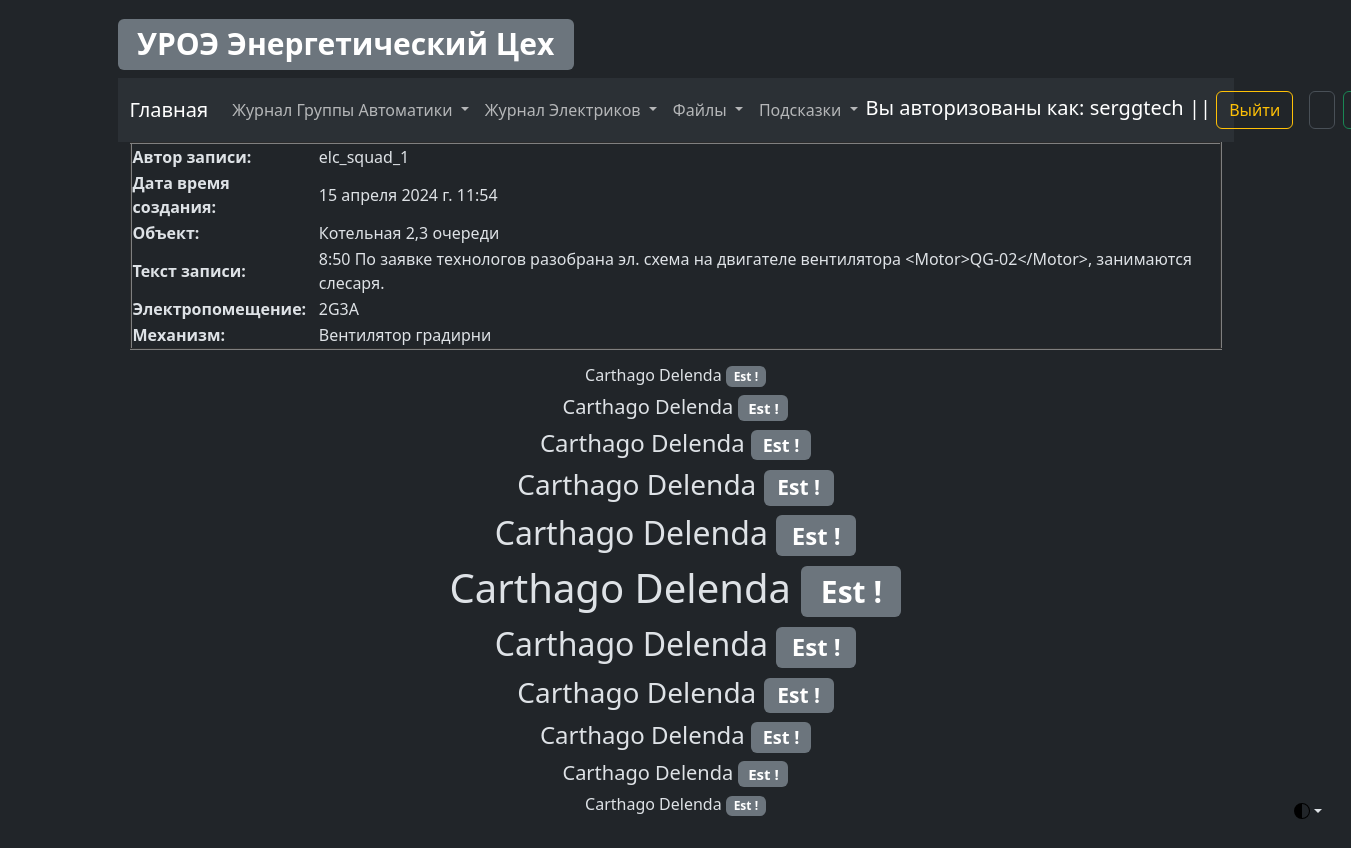
The app's page /elc/elc_log_view/details/log/28 (signed in) with its own data.
### elc/models.py (models this page shows, shortened)
class ElcLog(models.Model):
    record_text_title = models.CharField(
        verbose_name="Заголовок записи", max_length=100
    )
    record_text_full = models.TextField(verbose_name="Текст записи", max_length=9999)
    record_author = models.CharField(verbose_name="Автор записи", max_length=100)
    record_data_create = models.DateTimeField(
        verbose_name="Дата создания записи", auto_now_add=True, editable=False
    )
    record_data_update = models.DateTimeField(
        verbose_name="Дата редактирования записи", auto_now=True, editable=False
    )
    record_object = models.ForeignKey(
        EncObject,
        related_name="elc_log_object",
        on_delete=models.CASCADE,
        blank=True,
        verbose_name="Объект",
    )
    record_electrical_room = models.ForeignKey(
        EncElectricalRoom,
        related_name="elc_log_electrical_room",
        on_delete=models.CASCADE,
        blank=True,
        verbose_name="Электропомещение",
    )
    record_mechanism = models.ForeignKey(
        EncMechanism,
        related_name="elc_log_mechanism",
        on_delete=models.CASCADE,
        blank=True,
        verbose_name="Механизм",
    )
    class Meta:
        verbose_name = "Запись Элекриков"
        verbose_name_plural = "Записи Элекриков"

### Enc_object/models.py (models this page shows, shortened)
class EncObject(models.Model):
    title = models.CharField(verbose_name="Объект", max_length=100)
    title_description = models.CharField(
        verbose_name="Описание объекта", max_length=100
    )
    slug = models.SlugField(max_length=50, unique=True)
    def __str__(self):
        return f"{self.title}"
    class Meta:
        verbose_name = "Объект"
        verbose_name_plural = "Объекты"

class EncElectricalRoom(models.Model):
    title = models.CharField(verbose_name="Электропомещение", max_length=100)
    title_description = models.CharField(
        verbose_name="Описание Электропомещения", max_length=100
    )
    slug = models.SlugField(max_length=50, unique=True)
    def __str__(self):
        return f"{self.title}"
    class Meta:
        verbose_name = "Электропомещение"
        verbose_name_plural = "Электропомещения"

class EncMechanism(models.Model):
    title = models.CharField(verbose_name="Механизм", max_length=100)
    title_description = models.CharField(
        verbose_name="Описание механизма", max_length=100
    )
    slug = models.SlugField(max_length=50, unique=True)
    def __str__(self):
        return f"{self.title}"
    class Meta:
        verbose_name = "Механизм"
        verbose_name_plural = "Механизмы"

### elc/views.py (the view)
class ElcLogLogViewDetails(DetailView):
    model = ElcLog
    context_object_name = "log_view_details"

### elc/templates/elc/elclog_detail.html (shortened to what this page needs)
{% extends 'template_0.html' %}
{% block ElcLogViewDetails %}
<table align="center" border="2px" width="100%">
    <tr>
        <th>Автор записи:</th>
        <td>{{ log_view_details.record_author }}</td>
    </tr>
    <tr>
        <th>Дата время создания:</th>
        <td>{{ log_view_details.record_data_create }}</td>
    </tr>
    <tr>
        <th>Объект:</th>
        <td>{{ log_view_details.record_object }}</td>
    </tr>
    <tr>
        <th>Текст записи:</th>
        <td>{{ log_view_details.record_text_full }}</td>
    </tr>
    <tr>
        <th>Электропомещение:</th>
        <td>{{ log_view_details.record_electrical_room }}</td>
    </tr>
    <tr>
        <th>Механизм:</th>
        <td>{{ log_view_details.record_mechanism }}</td>
    </tr>
</table>
{% endblock %}

### templates/template_0.html (shortened to what this page needs)
{% load static %}
<!DOCTYPE html>
<html data-bs-theme="dark" lang="en">
<head>
    <link href="{% static 'css/bootstrap.min.css' %}" rel="stylesheet">
</head>
<body class="p-3 m-0 border-0 bd-example m-0 border-0">
<div class="dropdown position-fixed bottom-0 end-0 mb-3 me-3 bd-mode-toggle">
    <button aria-expanded="false"
            aria-label="Toggle theme (auto)"
            class="btn btn-bd-primary py-2 dropdown-toggle d-flex align-items-center"
            data-bs-toggle="dropdown"
            id="bd-theme"
            type="button">
        <svg class="bi my-1 theme-icon-active" height="1em" width="1em">
            <use href="#circle-half"></use>
        </svg>
    </button>
</div>
<main class="container">
    <a href="{% url 'main_page' %}"><h1><span class="badge bg-secondary">УРОЭ Энергетический Цех</span></h1></a>
    <nav class="navbar navbar-expand-lg bg-body-tertiary">
        <div class="container-fluid">
            <a class="navbar-brand" href="{% url 'main_page' %}">Главная</a>
            <div class="collapse navbar-collapse" id="navbarSupportedContent">
                <ul class="navbar-nav me-auto mb-2 mb-lg-0">
                    <li class="nav-item dropdown">
                        <a aria-expanded="false" class="nav-link dropdown-toggle" data-bs-toggle="dropdown" href="#"
                           role="button">
                            Журнал Группы Автоматики
                        </a>
                    </li>
                    <li class="nav-item dropdown">
                        <a aria-expanded="false" class="nav-link dropdown-toggle" data-bs-toggle="dropdown" href="#"
                           role="button">
                            Журнал Электриков
                        </a>
                    </li>
                    <li class="nav-item dropdown">
                        <a aria-expanded="false" class="nav-link dropdown-toggle" data-bs-toggle="dropdown" href="#"
                           role="button">
                            Файлы
                        </a>
                    </li>
                    <li class="nav-item dropdown">
                        <a aria-expanded="false" class="nav-link dropdown-toggle" data-bs-toggle="dropdown" href="#"
                           role="button">
                            Подсказки
                        </a>
                    </li>
                </ul>
                <div>
                    {% if request.user.is_authenticated %}
                    <div class="navbar-brand">
                        Вы авторизованы как: {{ request.user }} || <a class="btn btn-outline-warning"
                                                                      href="{% url 'logout' %}">Выйти</a>
                    </div>
                    {% else %}
                    <div class="navbar-brand">
                        Вы авторизованы как: Гость || <a class="btn btn-outline-danger"
                                                         href="{% url 'login' %}">Войти</a>
                    </div>
                    {% endif %}
                </div>
                <form action="{% url 'as_search_results' %}" class="d-flex" method="get" role="search">
                    <input aria-label="Search" class="form-control me-2" name="search" placeholder="Search"
                           type="search">
                    <button class="btn btn-outline-success" type="submit">Поиск</button>
                </form>
            </div>
        </div>
    </nav>
    <div class="container">
        {% if request.user.is_authenticated %}
        {% block ElcLogViewDetails %} {% endblock %}
        {% else %}
        {% block user_login %} {% endblock %}
        {% endif %}
        <div align="center" data-width="100%">
            <p>
            <h6>Carthago Delenda <span class="badge bg-secondary">Est !</span></h6>
            <h5>Carthago Delenda <span class="badge bg-secondary">Est !</span></h5>
            <h4>Carthago Delenda <span class="badge bg-secondary">Est !</span></h4>
            <h3>Carthago Delenda <span class="badge bg-secondary">Est !</span></h3>
            <h2>Carthago Delenda <span class="badge bg-secondary">Est !</span></h2>
            <h1>Carthago Delenda <span class="badge bg-secondary">Est !</span></h1>
            <h2>Carthago Delenda <span class="badge bg-secondary">Est !</span></h2>
            <h3>Carthago Delenda <span class="badge bg-secondary">Est !</span></h3>
            <h4>Carthago Delenda <span class="badge bg-secondary">Est !</span></h4>
            <h5>Carthago Delenda <span class="badge bg-secondary">Est !</span></h5>
            <h6>Carthago Delenda <span class="badge bg-secondary">Est !</span></h6>
            </p>
        </div>
    </div>
</main>
</body>
</html>

### records on screen
ElcLog: record_author "elc_squad_1", record_data_create "15 апреля 2024 г. 11:54", record_object "Котельная 2,3 очереди", record_text_full "8:50 По заявке технологов разобрана эл. схема на двигателе вентилятора <Motor>QG-02</Motor>, занимаются слесаря.", record_electrical_room "2G3A", record_mechanism "Вентилятор градирни"

### other values on screen
{{ request.user }} "serggtech"
